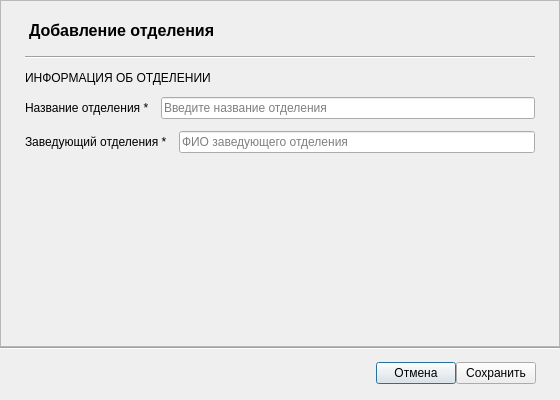
<?xml version="1.0" encoding="UTF-8"?>
<ui version="4.0">
 <class>AddDepartmentDialog</class>
 <widget class="QDialog" name="AddDepartmentDialog">
  <property name="geometry">
   <rect>
    <x>0</x>
    <y>0</y>
    <width>560</width>
    <height>400</height>
   </rect>
  </property>
  <property name="windowTitle">
   <string>Добавление отделения</string>
  </property>
  <property name="styleSheet">
   <string notr="true">QDialog,
QWidget,
QScrollArea,
QScrollArea &gt; QWidget,
QScrollArea &gt; QWidget &gt; QWidget {
    background-color: rgb(255, 255, 255);
}
QLabel {
    color: rgb(0, 0, 0);
    background-color: transparent;
}
QLabel#groupLabel {
    color: #1976D2;
    font-weight: bold;
    padding-top: 8px;
    background-color: transparent;
}
QPushButton {
    background-color: #1976D2;
    color: #FFFFFF;
    border: none;
    border-radius: 3px;
    min-height: 28px;
    padding: 0 16px;
}
QPushButton:hover {
    background-color: #1565C0;
}
QPushButton:pressed {
    background-color: #0D47A1;
}
QPushButton#btnCancel {
    background-color: #757575;
}
QPushButton#btnCancel:hover {
    background-color: #616161;
}
QPushButton#btnCancel:pressed {
    background-color: #424242;
}
QLineEdit {
    background-color: #F5F5F5;
    border: 1px solid #E0E0E0;
    border-radius: 8px;
    color: #000000;
    min-height: 28px;
    padding: 0 8px;
}
QLineEdit:focus {
    border: 1px solid #1976D2;
}
QComboBox {
    background-color: rgb(255, 255, 255);
    border: 1px solid #E0E0E0;
    border-radius: 6px;
    padding: 5px;
    color: #000000;
    min-height: 28px;
}
QComboBox:focus {
    border: 1px solid #1976D2;
}
QSpinBox {
    background-color: #F5F5F5;
    border: 1px solid #E0E0E0;
    border-radius: 8px;
    color: #000000;
    min-height: 28px;
    padding: 0 8px;
}
QDoubleSpinBox {
    background-color: #F5F5F5;
    border: 1px solid #E0E0E0;
    border-radius: 8px;
    color: #000000;
    min-height: 28px;
    padding: 0 8px;
}
QCheckBox {
    color: #000000;
    spacing: 8px;
}

QCheckBox::indicator {
    width: 18px;
    height: 18px;
    border: 1px solid #E0E0E0;
    border-radius: 3px;
    background-color: #F5F5F5;
}

QCheckBox::indicator:checked {
    background-color: #1976D2;
    border: 1px solid #1976D2;
}

QFrame#divider {
    color: #E0E0E0;
}
QScrollArea {
    border: none;
    background-color: rgb(255, 255, 255);
}
QAbstractItemView {
    background-color: rgb(255, 255, 255);
    border: 1px solid #E0E0E0;
    color: rgb(0, 0, 0);
}
QAbstractItemView::item:selected {
    background-color: #1976D2;
    color: #FFFFFF;
}
</string>
  </property>
  <layout class="QVBoxLayout" name="mainLayout">
   <property name="spacing">
    <number>0</number>
   </property>
   <property name="leftMargin">
    <number>0</number>
   </property>
   <property name="topMargin">
    <number>0</number>
   </property>
   <property name="rightMargin">
    <number>0</number>
   </property>
   <property name="bottomMargin">
    <number>0</number>
   </property>
   <item>
    <widget class="QScrollArea" name="scrollArea">
     <property name="widgetResizable">
      <bool>true</bool>
     </property>
     <widget class="QWidget" name="scrollContent">
      <property name="geometry">
       <rect>
        <x>0</x>
        <y>0</y>
        <width>548</width>
        <height>386</height>
       </rect>
      </property>
      <layout class="QVBoxLayout" name="scrollLayout">
       <property name="spacing">
        <number>12</number>
       </property>
       <property name="leftMargin">
        <number>24</number>
       </property>
       <property name="topMargin">
        <number>20</number>
       </property>
       <property name="rightMargin">
        <number>24</number>
       </property>
       <property name="bottomMargin">
        <number>12</number>
       </property>
       <item>
        <widget class="QLabel" name="titleLabel">
         <property name="styleSheet">
          <string>font-size: 16px; font-weight: bold; color: #000000; padding-bottom: 4px;</string>
         </property>
         <property name="text">
          <string>Добавление отделения</string>
         </property>
        </widget>
       </item>
       <item>
        <widget class="QFrame" name="divider">
         <property name="frameShape">
          <enum>QFrame::Shape::HLine</enum>
         </property>
         <property name="frameShadow">
          <enum>QFrame::Shadow::Sunken</enum>
         </property>
        </widget>
       </item>
       <item>
        <widget class="QLabel" name="groupLabel">
         <property name="text">
          <string>ИНФОРМАЦИЯ ОБ ОТДЕЛЕНИИ</string>
         </property>
        </widget>
       </item>
       <item>
        <layout class="QHBoxLayout">
         <item>
          <widget class="QLabel" name="lblDepartmentName">
           <property name="text">
            <string>Название отделения *</string>
           </property>
          </widget>
         </item>
         <item>
          <widget class="QLineEdit" name="inputDepartmentName">
           <property name="placeholderText">
            <string>Введите название отделения</string>
           </property>
          </widget>
         </item>
        </layout>
       </item>
       <item>
        <layout class="QHBoxLayout">
         <item>
          <widget class="QLabel" name="lblDepartmentHead">
           <property name="text">
            <string>Заведующий отделения *</string>
           </property>
          </widget>
         </item>
         <item>
          <widget class="QLineEdit" name="inputDepartmentHead">
           <property name="placeholderText">
            <string>ФИО заведующего отделения</string>
           </property>
          </widget>
         </item>
        </layout>
       </item>
       <item>
        <spacer>
         <property name="orientation">
          <enum>Qt::Orientation::Vertical</enum>
         </property>
         <property name="sizeHint" stdset="0">
          <size>
           <width>20</width>
           <height>40</height>
          </size>
         </property>
        </spacer>
       </item>
      </layout>
     </widget>
    </widget>
   </item>
   <item>
    <widget class="QFrame" name="dividerBottom">
     <property name="frameShape">
      <enum>QFrame::Shape::HLine</enum>
     </property>
     <property name="frameShadow">
      <enum>QFrame::Shadow::Sunken</enum>
     </property>
    </widget>
   </item>
   <item>
    <layout class="QHBoxLayout" name="btnLayout">
     <property name="leftMargin">
      <number>24</number>
     </property>
     <property name="topMargin">
      <number>12</number>
     </property>
     <property name="rightMargin">
      <number>24</number>
     </property>
     <property name="bottomMargin">
      <number>16</number>
     </property>
     <item>
      <spacer>
       <property name="orientation">
        <enum>Qt::Orientation::Horizontal</enum>
       </property>
       <property name="sizeHint" stdset="0">
        <size>
         <width>40</width>
         <height>20</height>
        </size>
       </property>
      </spacer>
     </item>
     <item>
      <widget class="QPushButton" name="btnCancel">
       <property name="text">
        <string>Отмена</string>
       </property>
      </widget>
     </item>
     <item>
      <widget class="QPushButton" name="btnSave">
       <property name="text">
        <string>Сохранить</string>
       </property>
      </widget>
     </item>
    </layout>
   </item>
  </layout>
 </widget>
 <resources/>
 <connections/>
</ui>
